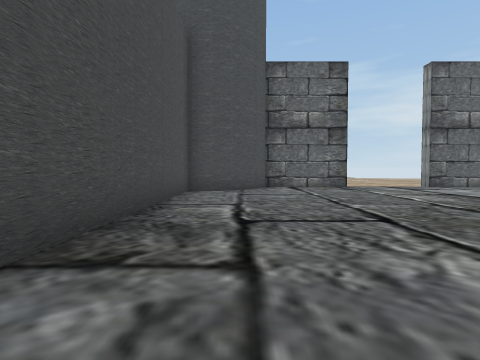
[1] (above)

20 first-person views from a walk through a Unity game level. The camera is 1.3 m above the floor, tilts 2° down and sees 80° across. The floor is counted in squares, 2 m on a side. Each view is taken from the middle of a square. On the plan, view 1 faces up. The plan holds only what a view shows up to about 9 squares ahead; the rest is blank. The place goes on beyond the plan. Some surface patterns are stand-ins.

[2]
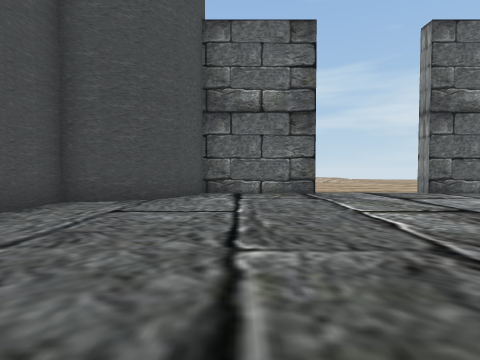

[3]
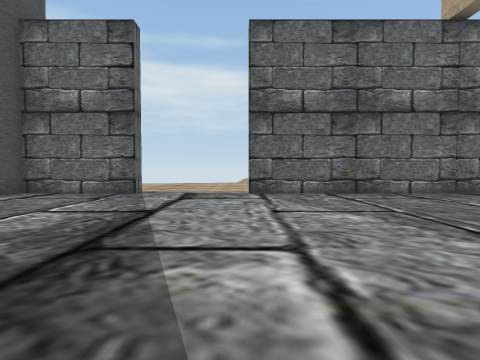

[4]
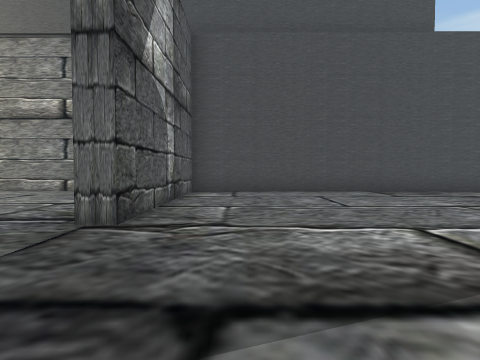

[5]
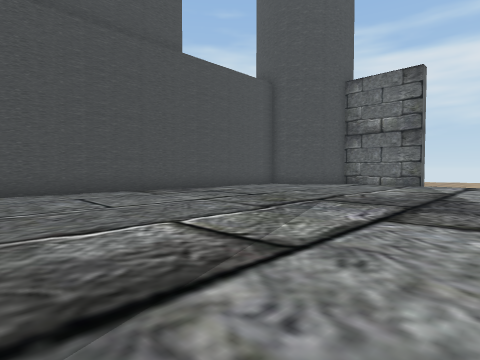

[6]
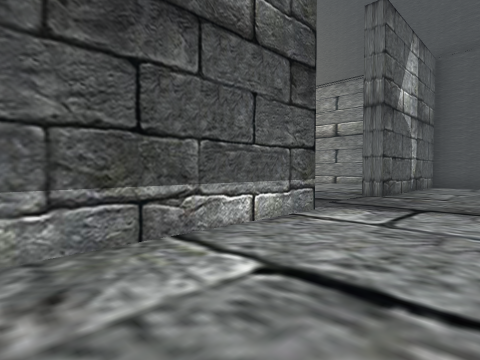

[7]
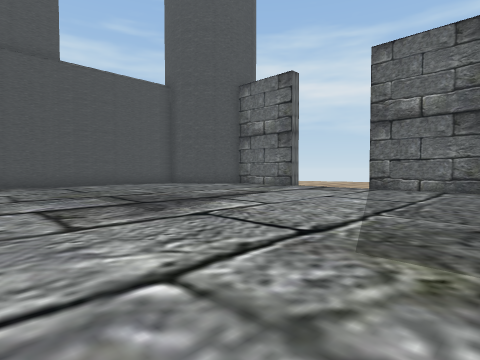

[8]
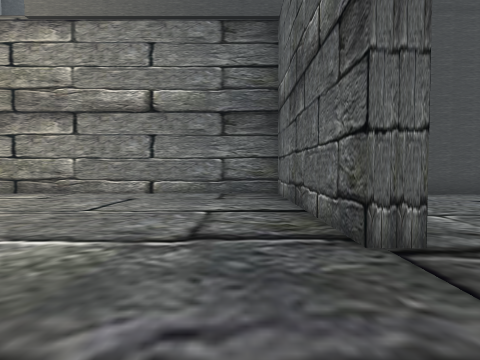

[9]
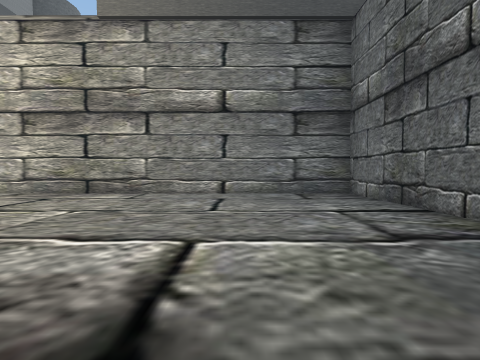

[10]
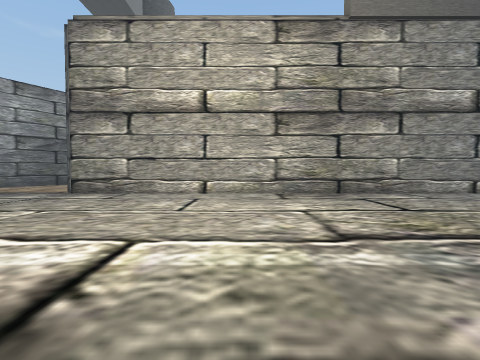

[11]
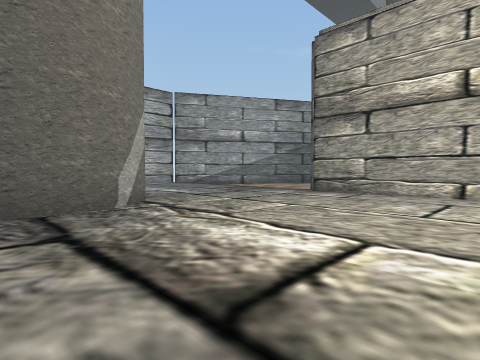

[12]
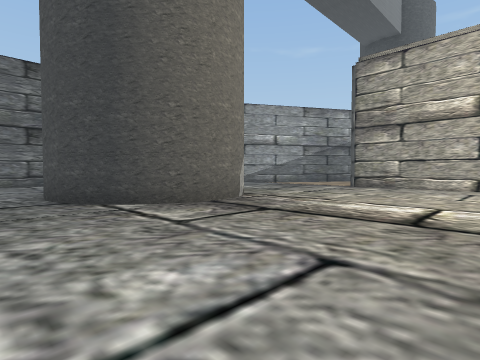

[13]
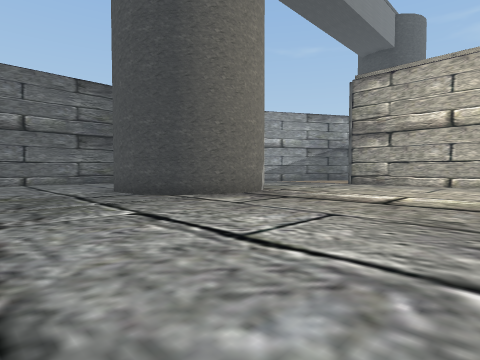

[14]
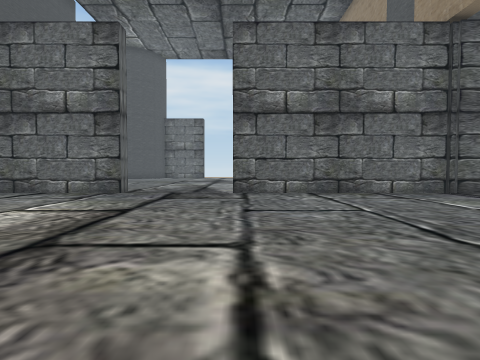

[15]
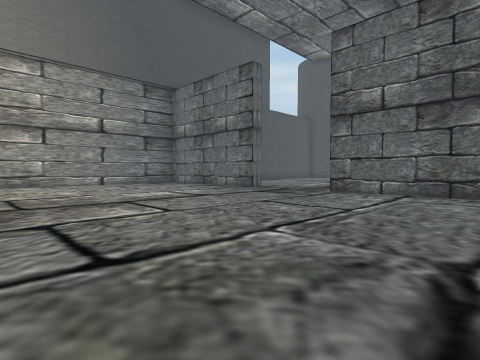

[16]
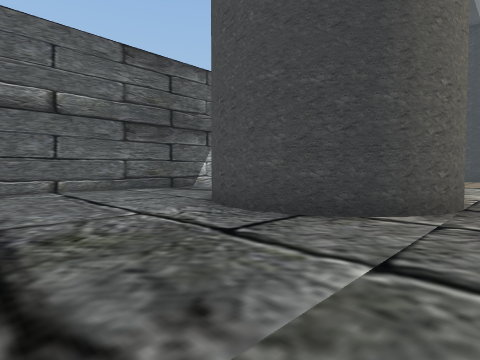

[17]
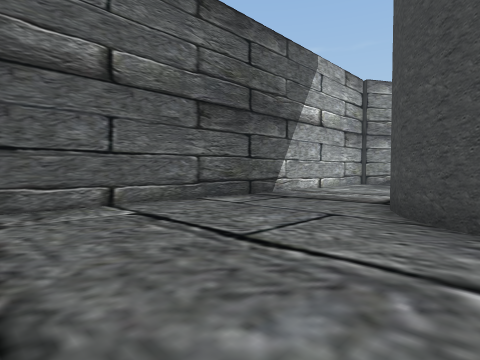

[18]
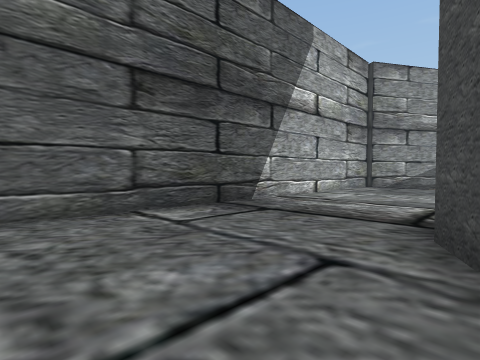

[19]
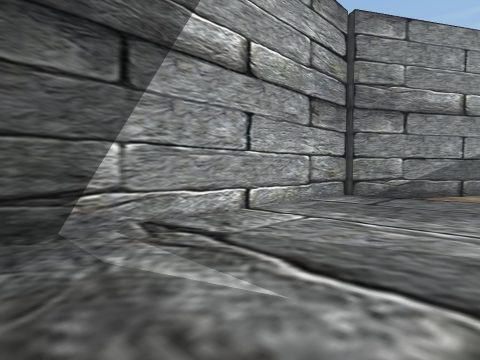

[20]
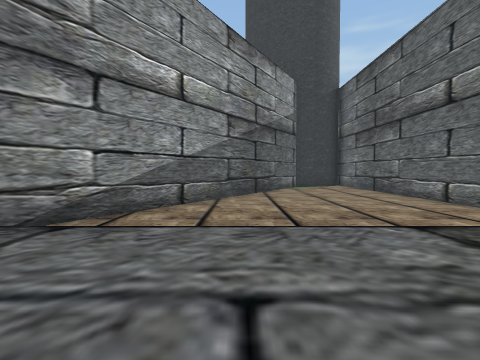

### Floor plan
Key: @ floor where view 1 was taken; # wall or solid block; . main floor; - floor 0.5 m lower than the main floor; / step, stairs or slope.
Columns run from 8 left of view 1 to 11 right of it. Each row starts with its distance up from view 1.
 11         #####///####
 10        ##...........
  9       ##............
  8       #.............
  7       #.............
  6       #.............
  5       #.............
  4       #.............
  3       #.............
  2       #.............
  1       #.............
  0       #.@.......
 -1       #.............
 -2       #.............
 -3       #.............
 -4       ######...#####
 -5       #.............
 -6       #.............
 -7       #.............
 -8       #.............
 -9       #.............
-10       #.............
-11       #.............
-12       #.............
-13       #.............
-14       #.............
-15       #.............
-16       #.............
-17       #.............
-18       #.............
-19 ####  #.....###.....
-20 ------.....## ##....
-21 ------.....    #....
-22 ------.....    #....
-23 ------...     ##....
-24 ##----..............
-25  ###--..............
-26    ##-..............
-27     ##..............
-28      ###############

Where each view was taken, in squares from view 1:
view 1: 0 up, 0 right, facing up
view 2: 3 up, 2 right, facing up
view 3: 3 up, 7 right, facing up
view 4: 2 down, 7 right, facing left
view 5: 2 down, 7 right, facing up-left
view 6: 1 down, 11 right, facing down-left
view 7: 1 up, 11 right, facing up-left
view 8: 5 down, 6 right, facing left
view 9: 7 down, 6 right, facing left
view 10: 14 down, 6 right, facing left
view 11: 14 down, 6 right, facing down-left
view 12: 14 down, 9 right, facing down-left
view 13: 13 down, 11 right, facing down-left
view 14: 12 down, 7 right, facing up
view 15: 12 down, 11 right, facing up-left
view 16: 18 down, 11 right, facing down-left
view 17: 22 down, 11 right, facing down-left
view 18: 23 down, 9 right, facing down-left
view 19: 24 down, 5 right, facing down-left
view 20: 24 down, 1 right, facing left
